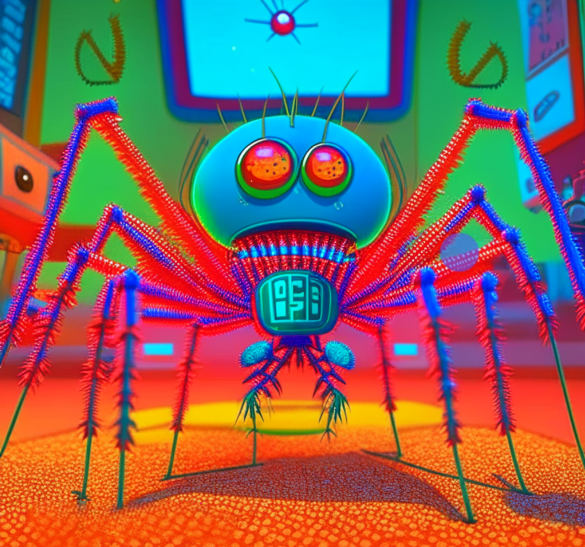
#> input picture spider.png, 585 x 547 px
$ python -i ver_util.py   (imports and definitions only)
#> lines starting #> are read from the running program, lines starting #| are printed output that depends on the picture; after the words box and inside, x2 and y2 are one past the last pixel; in counts of white or black regions, pixels touching at a corner belong together
import cv2  # cv2 图像处理库
import numpy as np  # numpy 数学函数库
import pandas as pd  # pandas 数据分析库
import math


# x方向一阶导中值
def get_dx_median(dx, x, y, w, h):
    return np.median(dx[y:(y + h), x])


# 预处理
def pre_process(img_path):
#> called with img_path = '../spider.png'
    img = cv2.imdecode(np.fromfile(img_path, dtype=np.uint8), cv2.IMREAD_COLOR) # 从指定的文件中加载图像并返回,1 为彩色图像
#> img is the input picture: shape (547, 585, 3); mean B, G, R 91.9, 100.7, 133.6
    img_gray = cv2.cvtColor(img, cv2.COLOR_BGR2GRAY)  # 转成灰度图像
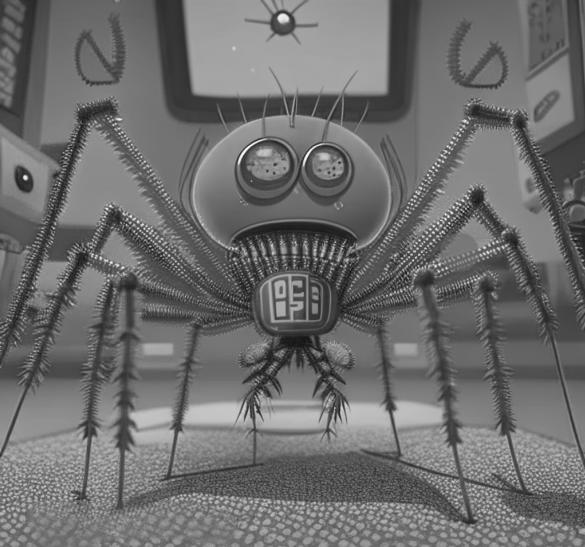
#> img_gray: shape (547, 585); min 21, max 249, mean 109.5

    _, binary = cv2.threshold(img_gray, 127, 255, cv2.THRESH_BINARY)  # 将灰度图像转成二值图像
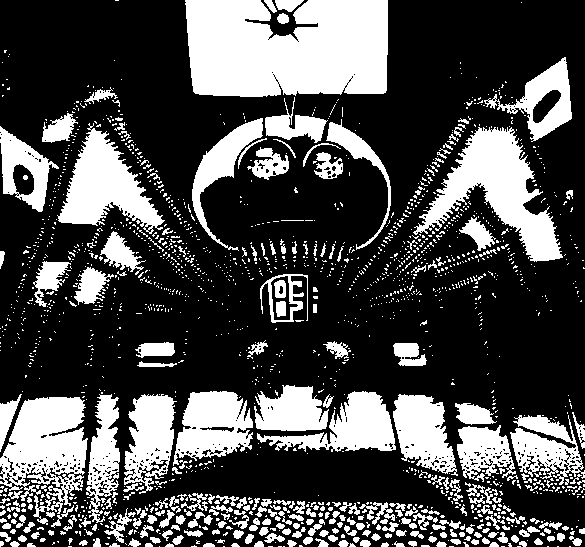
#> binary: shape (547, 585); 30.2% white; 1751 white regions (1477 under 20 px)

    contours, hierarchy = cv2.findContours(binary, cv2.RETR_TREE, cv2.CHAIN_APPROX_NONE)  # 查找轮廓
#> contours = 2240 contours, 2024 with area under 20; largest, box (x1, y1, x2, y2) and area: (185, 0, 388, 97) 17277, (413, 127, 563, 262) 7236, (0, 397, 88, 525) 6392, (57, 123, 165, 234) 5091, (173, 391, 253, 466) 3839

    rect_area = []
    rect_arc_length = []
    cnt_infos = {}

    for i, cnt in enumerate(contours):
        if cv2.contourArea(cnt) < 5000 or cv2.contourArea(cnt) > 25000:
            continue

        x, y, w, h = cv2.boundingRect(cnt)
        cnt_infos[i] = {'rect_area': w * h,  # 矩形面积
                        'rect_arclength': 2 * (w + h),  # 矩形周长
                        'cnt_area': cv2.contourArea(cnt),  # 轮廓面积
                        'cnt_arclength': cv2.arcLength(cnt, True),  # 轮廓周长
                        'cnt': cnt,  # 轮廓
                        'w': w,
                        'h': h,
                        'x': x,
                        'y': y,
                        'mean': np.mean(np.min(img[y:(y + h), x:(x + w)], axis=2)),  # 矩形内像素平均
                        }
        rect_area.append(w * h)
        rect_arc_length.append(2 * (w + h))
#> this loop made 2240 passes
#> cnt on passes 1 to 3: [[569, 546], [570, 546]], [[557, 546], [558, 546]], [[547, 546], [548, 546]]
#> after the loop, cnt_infos = 4 items; rect_arc_length = [432, 570, 438, 600]; rect_area = [11264, 20250, 11988, 19691]
    dx = cv2.Sobel(img, -1, 1, 0, ksize=5)
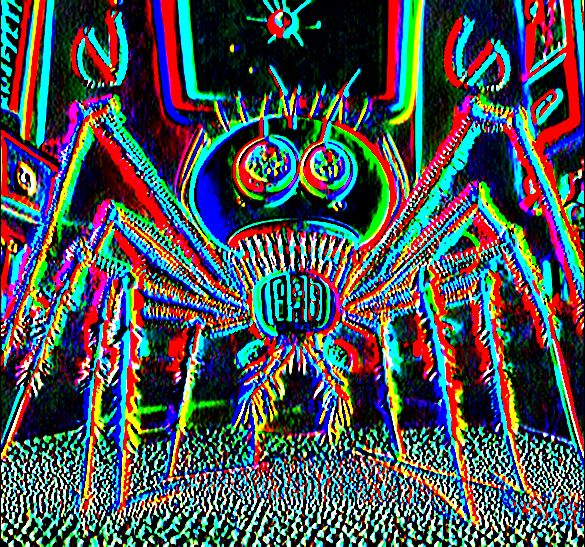
#> dx: shape (547, 585, 3); mean B, G, R 84, 81.9, 73

    return img, dx, cnt_infos

# 计算移动的距离
def calculate_distance(img_path):
    img, dx, cnt_infos = pre_process(img_path)
    df = pd.DataFrame(cnt_infos).T
    df.head()
    df['dx_mean'] = df.apply(lambda x: get_dx_median(dx, x['x'], x['y'], x['w'], x['h']), axis=1)
    df['rect_ratio'] = df.apply(lambda v: v['rect_arclength'] / 4 / math.sqrt(v['rect_area'] + 1), axis=1)
    df['area_ratio'] = df.apply(lambda v: v['rect_area'] / v['cnt_area'], axis=1)
    df['score'] = df.apply(lambda x: abs(x['rect_ratio'] - 1), axis=1)

    result = df.query('x>0').query('area_ratio<2').query('rect_area>5000').query('rect_area<20000').sort_values(
        ['mean', 'score', 'dx_mean']).head(2)
    return result.x.values[0]

>>> result = pre_process('../spider.png')
